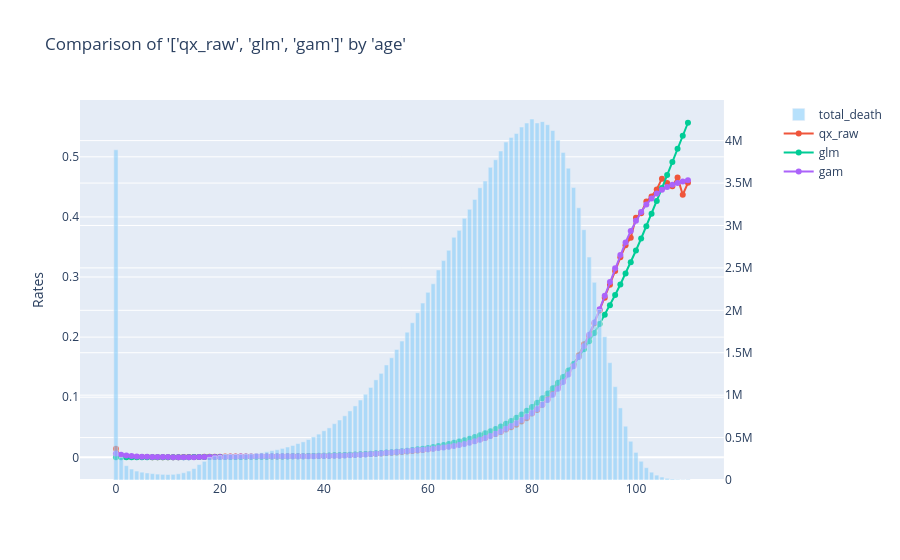

Notebook code cell kept with this figure:
### Code cell
charters.compare_rates(
    df=hmd_usa_df,
    x_axis="age",
    rates=["qx_raw", "glm", "gam"],
    secondary="total_death",
    display=True,
)
